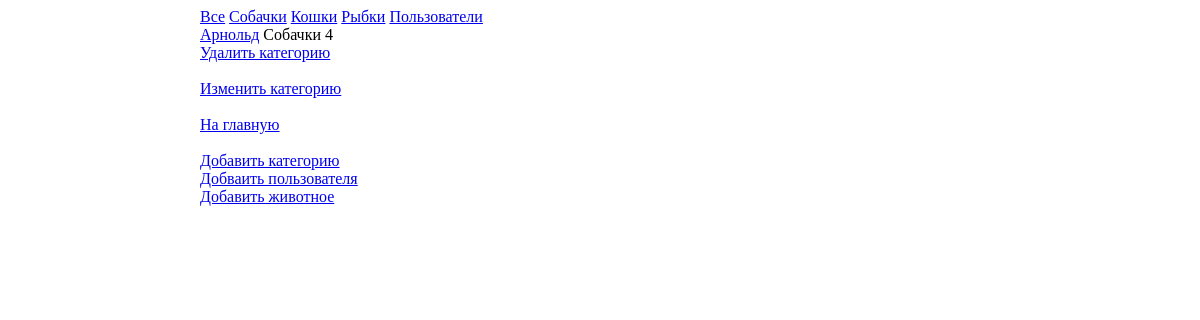
The page /adminapp/show_animals/1/ on the database its author committed.
### mainapp/models.py (models this page shows, shortened)
class TypeOfAnimal(models.Model):
    title = models.CharField(max_length=30, verbose_name="Вид животного")
    is_active = models.BooleanField(verbose_name='Доступен', default=True)
    def __str__(self):
        return f"{self.title}"

class Animal(models.Model):
    type = models.ForeignKey(TypeOfAnimal, on_delete=models.CASCADE, verbose_name="Вид животного")
    name = models.CharField(max_length=30, verbose_name="Имя")
    age = models.PositiveSmallIntegerField(verbose_name="Примерный возраст", blank=True)
    avatar = models.ImageField(upload_to="animal_account", verbose_name="Аватарка")
    short_description = models.CharField(max_length=70, verbose_name="Краткое описание")
    description = models.TextField(verbose_name="Описание", blank=True)
    date_entrance = models.DateTimeField(auto_created=True, verbose_name="Дата поступления", default=datetime.now())
    is_active = models.BooleanField(verbose_name='Доступен', default=True)
    taken_home = models.DateTimeField(
        blank=True,
        null=True,
        verbose_name="Забрали домой",
    )

### adminapp/views.py (the view, shortened to what this page needs)
# urls.py: path('show_animals/<int:pk>/', show_animal, name='show_animal'),
def show_animal(request, pk):
    animal_types = TypeOfAnimal.objects.all()
    if pk != 0:
        animals_of_type = Animal.objects.filter(type=pk).order_by('name')
    type_of_animal = get_object_or_404(TypeOfAnimal, pk=pk)
    context = {
        'animals_of_type': animals_of_type,
        'animal_types': animal_types,
        'type_of_animal': type_of_animal,
    }
    return render(request, 'adminapp/main_admin.html', context)

### adminapp/templates/adminapp/main_admin.html
{% extends 'adminapp/base.html' %}
{% block content %}
    {% for animal in animals_of_type %}
{% if animal.is_active %}
        <a href="{% url 'adminapp:detail_animal' animal.pk %}">{{animal.name}}</a>
        {{animal.type}}
        {{animal.age}}
{% endif %}
    {% endfor %}
<br>
    <a href="{% url 'adminapp:delete_type' type_of_animal.pk %}">Удалить категорию</a>
<br>
<br>
    <a href="{% url 'adminapp:edit_type' type_of_animal.pk %}">Изменить категорию</a>
<br>
<br>
    <a href="{% url 'index' %}">На главную</a>
<br>
{% endblock content %}

### adminapp/templates/adminapp/includes/inc_admin_menu.html
<a href="{% url 'adminapp:show_animal' 0 %}">Все</a>
{% for link in animal_types %}
    {% if link.is_active %}
        <a href="{% url 'adminapp:show_animal' link.pk %}">{{link.title}}</a>
    {% endif %}
{% endfor %}
    <a href="{% url 'adminapp:show_users' %}">Пользователи</a>

### rows shown on the page
TypeOfAnimal: title "Собачки"
TypeOfAnimal: title "Кошки"
TypeOfAnimal: title "Рыбки"
Animal: name "Арнольд", type "Собачки", age "4"
